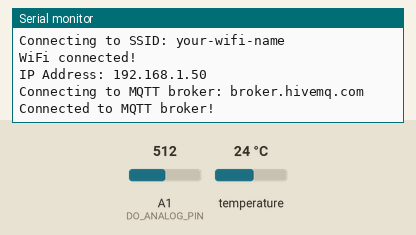
Simulated run of this sketch. Board: Arduino Uno R4 WiFi. On the bench: the last lines printed to the serial monitor. Inputs (shaded band) come from the test bench; at power-on: temperature 24 °C, A1 (DO_ANALOG_PIN) = 512 (analog values on the 0–1023 scale). WiFi joins after 1.5 s; servers stay silent unless stated; no MQTT or app messages arrive unless stated.

Above: at 2.7 s.
2.8 s: temperature set to 12 °C
At 6.4 s:
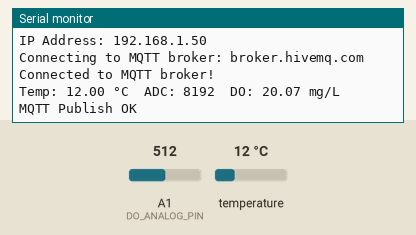
9.9 s: A1 (DO_ANALOG_PIN) set to 716
At 11.4 s:
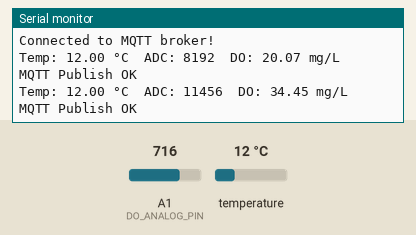
17.0 s: temperature set to 19 °C
At 21.5 s:
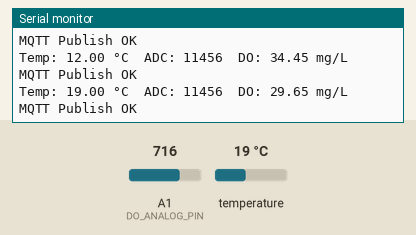
24.1 s: A1 (DO_ANALOG_PIN) set to 900
At 26.5 s:
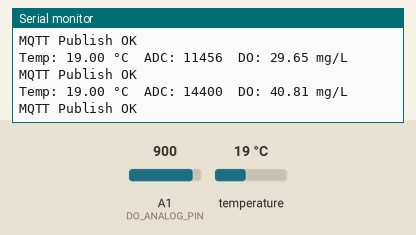
Timing chart, 0 to 28.0 s (numbered marks = the images above; inputs shaded):
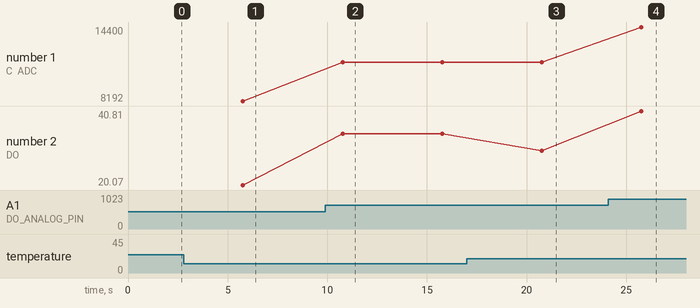

Measured:
- after the input at 2.8 s, the serial monitor: prints a new line after 3.0 s (image 1)
- after the input at 9.9 s, the serial monitor: prints a new line after 0.87 s (image 2)
- after the input at 17.0 s, the serial monitor: prints a new line after 3.8 s (image 3)
- after the input at 24.1 s, the serial monitor: prints a new line after 1.7 s (image 4)
- plotted number 1: 8192 → 11456 after the input at 9.9 s, 11456 → 14400 after the input at 24.1 s
- plotted number 2: 20.07 → 34.45 after the input at 9.9 s, 34.45 → 29.65 after the input at 17.0 s, 29.65 → 40.81 after the input at 24.1 s

The sketch:

do_temp_mqtt.ino
```cpp
#include <Arduino.h>
#include <WiFiS3.h>
#include <ArduinoMqttClient.h>
#include <OneWire.h>
#include <DallasTemperature.h>
#include "arduino_secrets.h"  // <-- Ensure this file contains your WiFi & MQTT credentials

// --- WiFi Credentials ---
const char* ssid = SECRET_SSID;
const char* pass = SECRET_PASS;

// --- MQTT Broker Settings ---
const char* mqttBroker = SECRET_MQTT_BROKER;
const int mqttPort = SECRET_MQTT_PORT;
const char* mqttUsername = SECRET_MQTT_USERNAME;
const char* mqttPassword = SECRET_MQTT_PASSWORD;

// --- MQTT Topic ---
const char* doTopic = "test1/DO/Temp";

// --- Sensor Pin Definitions ---
#define DO_ANALOG_PIN A1
#define DS18B20_PIN   2  // Data pin for DS18B20 water temperature sensor

// --- ADC Settings ---
const int ADC_RESOLUTION_BITS = 14; // UNO R4 WiFi supports up to 14 bits (0–16383)

// --- Calibration Values (from calibration sketch 'P' command) ---
const long CAL_AIR_COUNTS = 6079;  // Replace with your measured air calibration
const long CAL_ZERO_COUNTS = 3633; // Replace with your measured zero calibration

// --- DFRobot DO Table (oxygen solubility in water, [0..40 °C]) ---
const uint16_t DO_Table[41] = {
  14460,14220,13820,13440,13090,12740,12420,12110,11810,11530,
  11260,11010,10770,10530,10300,10080,9860,9660,9460,9270,
  9080,8900,8730,8570,8410,8250,8110,7960,7820,7690,
  7560,7430,7300,7180,7070,6950,6840,6730,6630,6530,6410
};

// --- Global Variables ---
float currentTemperature_C = 0;
uint16_t adcRawReading = 0;
float doValue_mgL = 0;

// --- WiFi and MQTT ---
WiFiClient wifiClient;
MqttClient mqttClient(wifiClient);

// --- DS18B20 Setup ---
OneWire oneWire(DS18B20_PIN);
DallasTemperature sensors(&oneWire);

// --- Publish interval ---
const long publishInterval = 5000;
unsigned long lastPublishTime = 0;

/**
 * @brief Calculate DO (mg/L) using two-point calibration and temperature correction.
 */
float calculateDO_mgL(long counts, float temperature_c) {
  if (CAL_AIR_COUNTS <= CAL_ZERO_COUNTS) return -1; // invalid calibration

  int t = round(temperature_c);
  if (t < 0) t = 0;
  if (t > 40) t = 40;

  float sat_ugL = DO_Table[t];  // Oxygen solubility (µg/L)
  float do_mgL = (counts - CAL_ZERO_COUNTS) * ((sat_ugL / 1000.0) / (float)(CAL_AIR_COUNTS - CAL_ZERO_COUNTS));
  if (do_mgL < 0) do_mgL = 0;
  return do_mgL;
}

/**
 * @brief Read water temperature from DS18B20.
 */
float readTemperatureC_DS18B20() {
  sensors.requestTemperatures();
  float tC = sensors.getTempCByIndex(0);
  if (tC == DEVICE_DISCONNECTED_C) {
    Serial.println("DS18B20 read failed! Check wiring or pull-up resistor.");
    return currentTemperature_C > 0 ? currentTemperature_C : 25.0; // fallback to last or default
  }
  return tC;
}

/**
 * @brief Connect to WiFi.
 */
void connectToWiFi() {
  Serial.print("Connecting to SSID: ");
  Serial.println(ssid);
  while (WiFi.begin(ssid, pass) != WL_CONNECTED) {
    Serial.print(".");
    delay(500);
  }
  Serial.println("\nWiFi connected!");
  Serial.print("IP Address: ");
  Serial.println(WiFi.localIP());
}

/**
 * @brief Connect to MQTT broker.
 */
void connectToMqtt() {
  Serial.print("Connecting to MQTT broker: ");
  Serial.println(mqttBroker);

  if (strlen(mqttUsername) > 0) {
    mqttClient.setUsernamePassword(mqttUsername, mqttPassword);
  }

  while (!mqttClient.connect(mqttBroker, mqttPort)) {
    Serial.print("MQTT connect failed, code=");
    Serial.println(mqttClient.connectError());
    delay(2000);
  }
  Serial.println("Connected to MQTT broker!");
}

/**
 * @brief Setup function.
 */
void setup() {
  Serial.begin(115200);
  while (!Serial);

  analogReadResolution(ADC_RESOLUTION_BITS);

  sensors.begin();
  Serial.println("DS18B20 initialized.");

  if (WiFi.status() == WL_NO_MODULE) {
    Serial.println("No WiFi module detected!");
    while (true);
  }

  connectToWiFi();
  connectToMqtt();
}

/**
 * @brief Main loop.
 */
void loop() {
  if (WiFi.status() != WL_CONNECTED) {
    Serial.println("WiFi lost. Reconnecting...");
    connectToWiFi();
  }

  if (!mqttClient.connected()) {
    Serial.println("MQTT lost. Reconnecting...");
    connectToMqtt();
  }

  mqttClient.poll();

  unsigned long currentMillis = millis();
  if (currentMillis - lastPublishTime >= publishInterval) {
    lastPublishTime = currentMillis;

    // --- Read sensors ---
    currentTemperature_C = readTemperatureC_DS18B20();
    adcRawReading = analogRead(DO_ANALOG_PIN);
    doValue_mgL = calculateDO_mgL(adcRawReading, currentTemperature_C);

    // --- Debug print ---
    Serial.print("Temp: "); Serial.print(currentTemperature_C, 2); Serial.print(" °C\t");
    Serial.print("ADC: "); Serial.print(adcRawReading); Serial.print("\t");
    Serial.print("DO: "); Serial.print(doValue_mgL, 2); Serial.println(" mg/L");

    // --- MQTT Payload ---
    String payload = "{";
    payload += "\"temperature_C\": " + String(currentTemperature_C, 2) + ",";
    payload += "\"do_mgL\": " + String(doValue_mgL, 2) + ",";
    payload += "\"raw_adc\": " + String(adcRawReading);
    payload += "}";

    mqttClient.beginMessage(doTopic);
    mqttClient.print(payload);
    if (mqttClient.endMessage()) {
      Serial.println("MQTT Publish OK");
    } else {
      Serial.println("MQTT Publish Failed!");
    }
  }
}
```

arduino_secrets.example.h
```cpp
// Copy this file to arduino_secrets.h and fill in your own values.
// arduino_secrets.h is ignored by git so credentials are never committed.
#define SECRET_SSID          "your-wifi-name"
#define SECRET_PASS          "your-wifi-password"
#define SECRET_MQTT_BROKER   "broker.hivemq.com"   // or your broker's IP, e.g. "192.168.1.50"
#define SECRET_MQTT_PORT     1883
#define SECRET_MQTT_USERNAME ""                    // leave empty if the broker needs no login
#define SECRET_MQTT_PASSWORD ""
```
